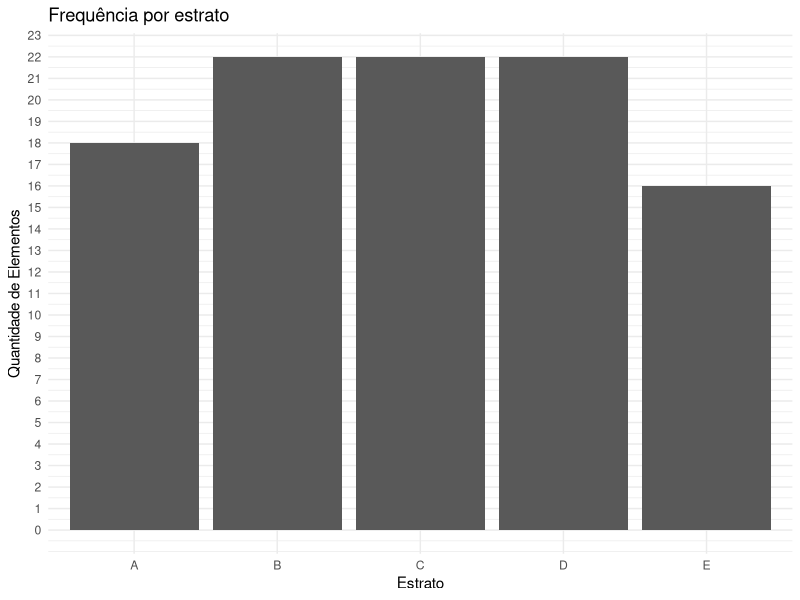
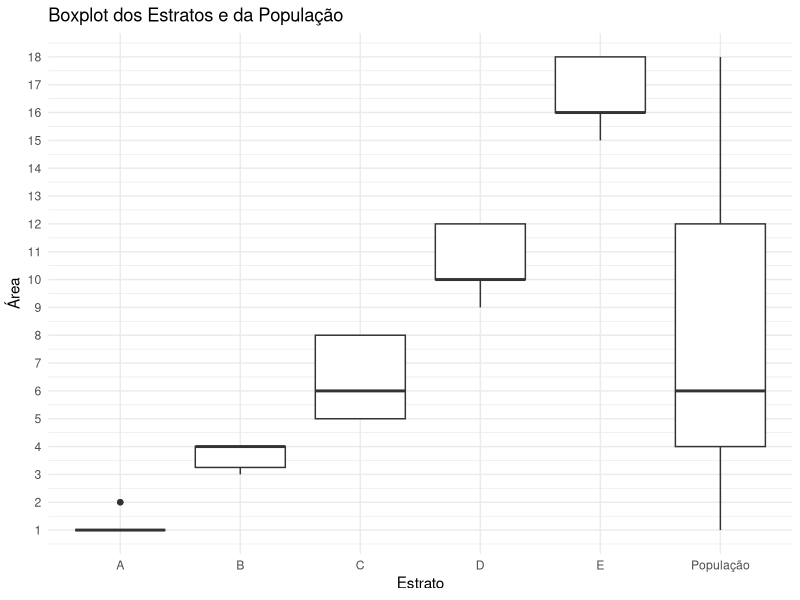
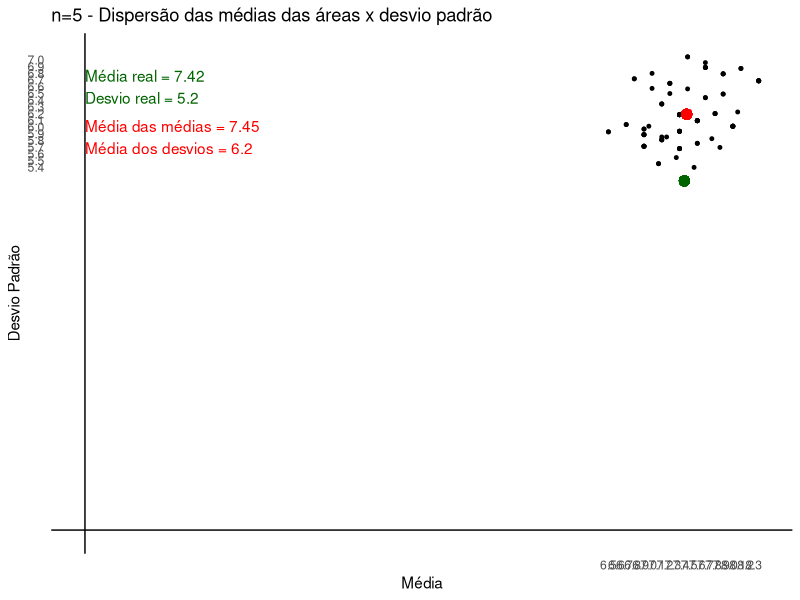
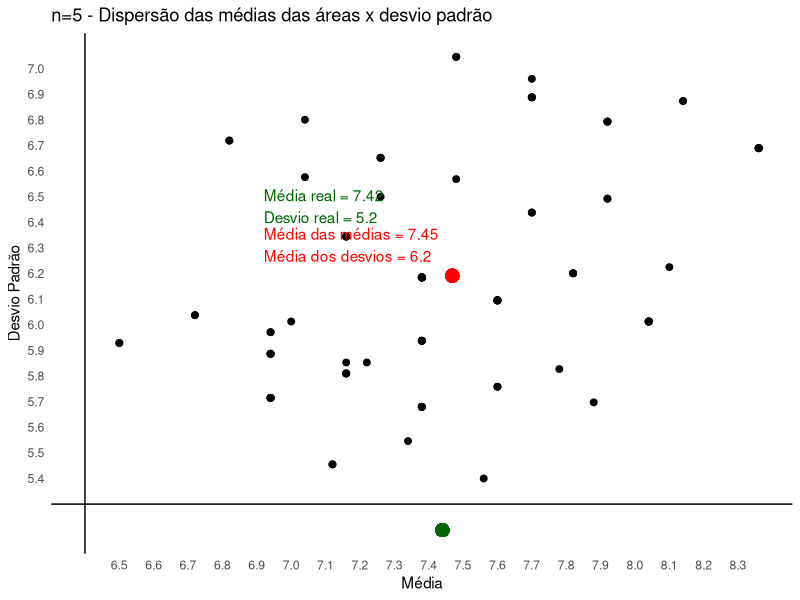
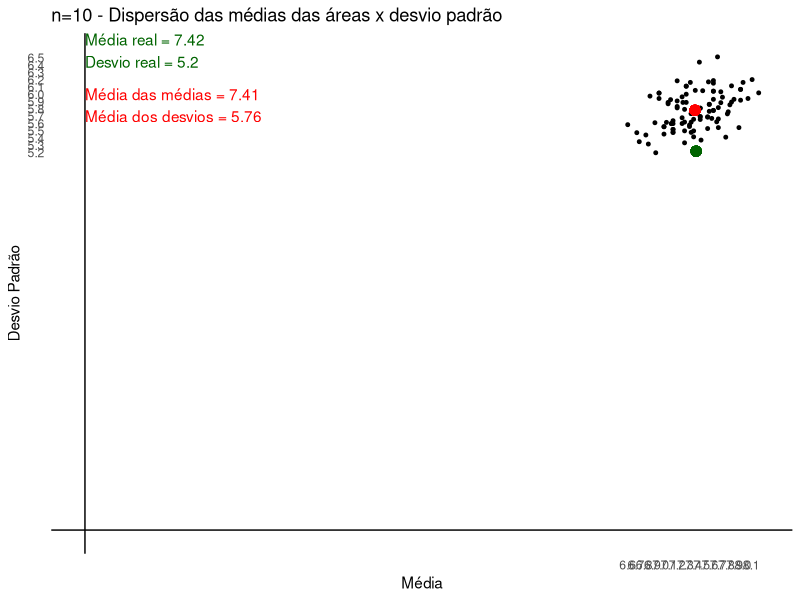
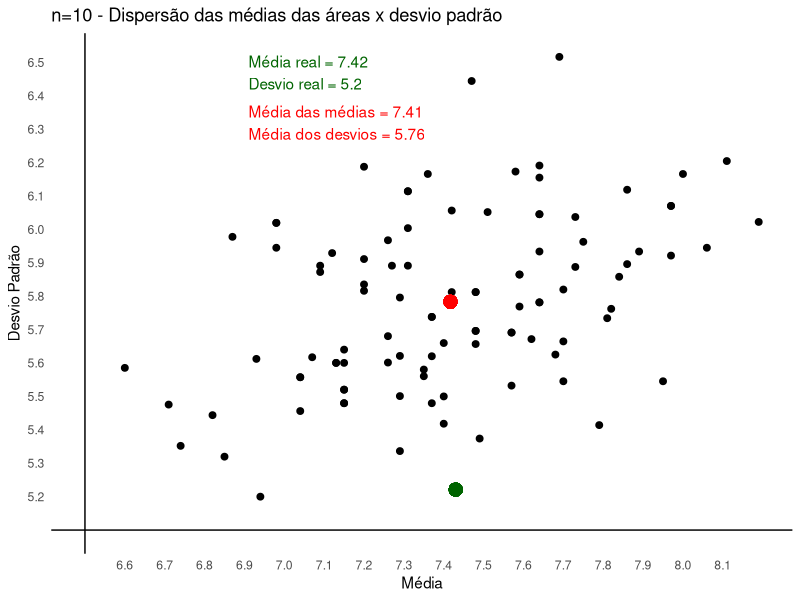

R code for these plots, in order:
library(dplyr)
library(ggplot2)

################################################
### Definição da base de dados
################################################
dados <- tibble(
  numero = 1:100,
  area = c(1, 1, 1, 1, 1, 5, 12, 1, 1, 1, 1, 8, 16, 4, 9, 1, 9, 4, 1, 1, 1, 4, 
           10, 5, 18, 12, 4, 5, 10, 4, 16, 5, 12, 12, 4, 4, 10, 9, 12, 8, 16, 6, 
           4, 1, 10, 3, 16, 6, 10, 1, 16, 12, 6, 3, 16, 4, 18, 4, 8, 16, 8, 3, 
           9, 1, 5, 10, 4, 12, 4, 18, 4, 12, 16, 10, 8, 18, 3, 4, 8, 2, 15, 6, 
           2, 5, 8, 5, 8, 4, 12, 16, 3, 5, 16, 3, 6, 18, 4, 6, 9, 12)
)

dados %>%
  count(area)

soma <- sum(dados$area)

set.seed(as.integer(Sys.time()))

################################################
### Categorização dos dados
################################################
dados <- dados %>%
  mutate(
    estrato = case_when(
      area <= 2 ~ "A",
      area > 2 & area <= 4 ~ "B",
      area > 4 & area <= 8 ~ "C",
      area > 8 & area <= 12 ~ "D",
      area > 12 ~ "E"
    )
  )

glimpse(dados)

################################################
### Dados da população
################################################
mediaReal <- mean(dados$area)
desvioReal <- sqrt(sum((dados$area - mean(dados$area))^2) / length(dados$area))

################################################
### Gráfico Barras de cada Estrato
################################################
graf_barra <- dados %>%
  count(estrato)

ggplot(graf_barra, aes(x = estrato, y = n)) +
  geom_col() +
  labs(
    title = "Frequência por estrato",
    x = "Estrato",
    y = "Quantidade de Elementos"
  ) +
  scale_y_continuous(
    breaks = seq(0, 100, by = 1),
    labels = scales::label_number(accuracy = 1) 
  ) +
  theme_minimal()

################################################
### Gráfico Box Plot dos Estratos
################################################
dados_plot <- bind_rows(
  dados,
  dados %>% mutate(estrato = "População")
)

ggplot(dados_plot, aes(x = estrato, y = area)) +
  geom_boxplot() +
  labs(
    title = "Boxplot dos Estratos e da População",
    x = "Estrato",
    y = "Área"
  ) +
  scale_y_continuous(
    breaks = seq(0, 100, by = 1),
    labels = scales::label_number(accuracy = 1) 
  ) +
  theme_minimal()

################################################
### Gráfico de Dispersão
################################################
dispersao <- function(tabela, mediaReal, desvioReal, cartesiano, n) {
  if (n == 5){
    titulo = "n=5 - Dispersão das médias das áreas x desvio padrão"
  }
  if (n == 10){
    titulo = "n=10 - Dispersão das médias das áreas x desvio padrão"
  }
  
  if (cartesiano == 0){
    inicioX = 0
    inicioY = 0
    tamPonto = 1
    posTextoX = 0
    posTextoYRed = 5.6
    posTextoYGreen = 6.35
  } else {
    inicioX = min(tabela$media)-0.1
    inicioY = min(tabela$desvio_padrao)-0.1
    tamPonto = 2
    posTextoX = 6.9
    posTextoYRed = 6.25
    posTextoYGreen = 6.4
  }
  
  ggplot(tabela, aes(x = media, y = desvio_padrao)) +
    geom_point(size = tamPonto) +
    geom_hline(yintercept = inicioY, linewidth = 0.5) +
    geom_vline(xintercept = inicioX, linewidth = 0.5) +
    geom_point(
      aes(x = mean(media), y = mean(desvio_padrao)),
      color = "red",
      size = tamPonto+2
    ) +
    geom_point(
      aes(x = mediaReal, y = desvioReal),
      color = "darkgreen",
      size = tamPonto+2
    ) +
    annotate(
      "text",
      x = posTextoX,
      y = posTextoYRed,
      label = paste("Média das médias =", round(mean(tabela$media), 2),
                    "\nMédia dos desvios =", round(mean(tabela$desvio_padrao), 2)),
      color = "red",
      vjust = 0,
      hjust = 0
    ) +
    annotate(
      "text",
      x = posTextoX,
      y = posTextoYGreen,
      label = paste("Média real =", mediaReal,
                    "\nDesvio real =", round(desvioReal, 2)),
      color = "darkgreen",
      vjust = 0,
      hjust = 0
    ) +
    scale_x_continuous(
      breaks = seq(min(tabela$media), max(tabela$media), by = 0.1),
      labels = scales::label_number(accuracy = 0.1)
    ) +
    scale_y_continuous(
      breaks = seq(min(tabela$desvio_padrao), max(tabela$desvio_padrao), by = 0.1),
      labels = scales::label_number(accuracy = 0.1)
    ) +
    labs(
      title = titulo,
      x = "Média",
      y = "Desvio Padrão"
    ) +
    theme_minimal() +
    theme(
      panel.grid = element_blank()
    )
}

################################################
### Cálculo por amostragem
################################################
calculoAmostragem <- function(tabela, tamN) {
  n_iteracoes <- 100
  
  if (tamN == 5){
    fatia = 1
  }
  if (tamN == 10){
    fatia = 2
  }
  
  calculos <- list()
  
  pesos_estrato <- tibble(
    estrato = c("A", "B", "C", "D", "E"),
    num_elementos = c(18, 22, 22, 22, 16)
  )
  
  for (i in 1:n_iteracoes) {
    aae <- tabela %>%
      group_by(estrato) %>%
      slice_sample(n=fatia) %>%
      ungroup()
    
    dados_pond <- aae %>%
      left_join(pesos_estrato, by = "estrato")
    
    calculos[[i]] <- tibble(
      dados_pond %>%
        summarise(media = sum(area * num_elementos) / sum(num_elementos)) %>%
        select(media),
      desvio_padrao = sd(aae$area),
      n = length(aae$area)
    )
  }

  aae <- bind_rows(calculos)
  
  return (aae)
}

################################################
### Main
################################################

aae_n5 <- calculoAmostragem(dados, 5)
aae_n10 <- calculoAmostragem(dados, 10)

min(aae_n5$media)
max(aae_n5$media)
min(aae_n5$desvio_padrao)
max(aae_n5$desvio_padrao)
sd(aae_n5$media)
sd(aae_n10$media)

dispersao(aae_n5, mediaReal, desvioReal, 0, 5)
dispersao(aae_n5, mediaReal, desvioReal, 1, 5)
dispersao(aae_n10, mediaReal, desvioReal, 0, 10)
dispersao(aae_n10, mediaReal, desvioReal, 1, 10)
